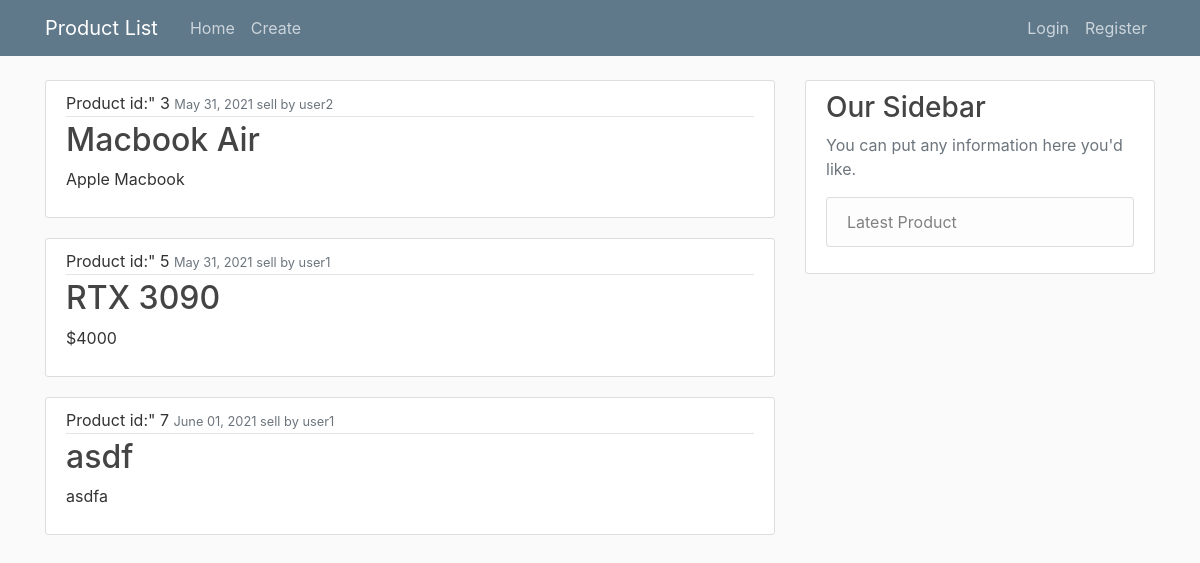
The page / on the database its author committed.
### productapp/models.py (models this page shows, shortened)
class product(models.Model):
	product_id=models.AutoField(primary_key = True)
	product_name=models.CharField(max_length=100)
	date_created=models.DateTimeField(auto_now_add=True)
	product_detail=models.CharField(max_length=9999, default="")
	seller=models.ForeignKey(User, on_delete=models.CASCADE)
	product_image=models.ImageField(default="default.jpg", upload_to="product_image")
	catetgory = models.CharField(max_length=999, default="None")

### productapp/views.py (the view)
# urls.py: path('', ProductListView.as_view(), name="product-home"),
class ProductListView(ListView):
	model = product
	template_name = "productapp/home.html"
	context_object_name = "products"
	ordering = ["product_id"]

### productapp/templates/productapp/home.html
{% extends "productapp/base.html" %}
{% block content %}
  {% for product in products %}
        <article class="media content-section">
          <div class="media-body">
            <div class="article-metadata">
              Product id:" {{ product.product_id }}
              <small class="text-muted">{{ product.date_created|date:"F d, Y" }} sell by {{ product.seller }}</small>
            </div>
            <h2><a class="article-title" href="{% url 'product-detail' product.product_id %}">{{ product.product_name }}</a></h2>
            <p class="article-content">{{ product.product_detail }}</p>
          </div>
        </article>
    {% endfor %}
{% endblock content %}

### productapp/static/productapp/main.css (style rules this page uses)
body { background: #fafafa; color: #333333; margin-top: 5rem; }
h1, h2, h3, h4, h5, h6 { color: #444444; }
.content-section { background: #ffffff; padding: 10px 20px; border: 1px solid #dddddd; border-radius: 3px; margin-bottom: 20px; }
.article-title { color: #444444; }
.article-content { white-space: pre-line; }
.article-metadata { padding-bottom: 1px; margin-bottom: 4px; border-bottom: 1px solid #e3e3e3 }

### rows shown on the page
product: product_id "3", date_created "May 31, 2021", seller "user2", product_name "Macbook Air", product_detail "Apple Macbook"
product: product_id "5", date_created "May 31, 2021", seller "user1", product_name "RTX 3090", product_detail "$4000"
product: product_id "7", date_created "June 01, 2021", seller "user1", product_name "asdf", product_detail "asdfa"
